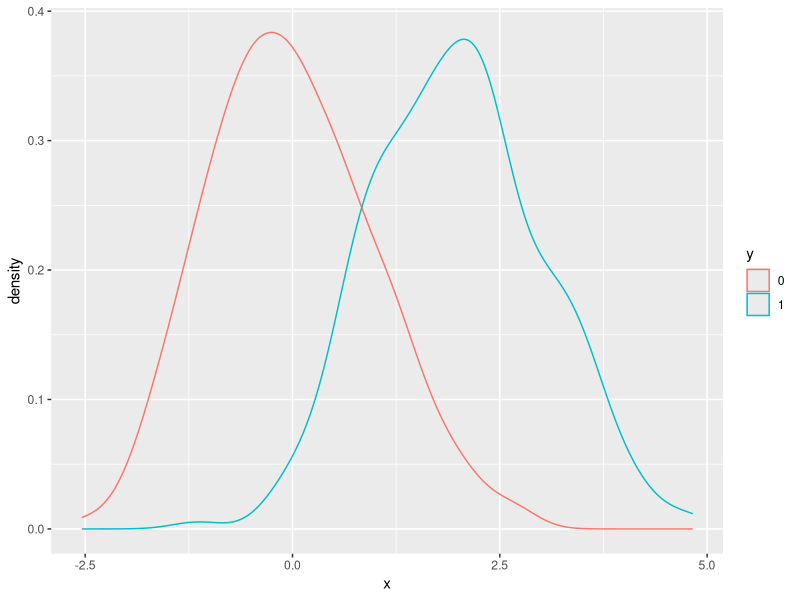
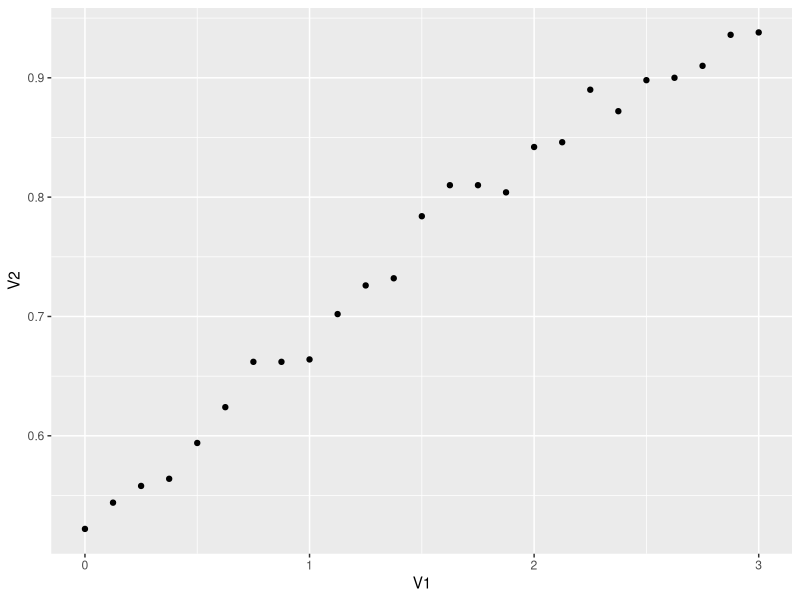
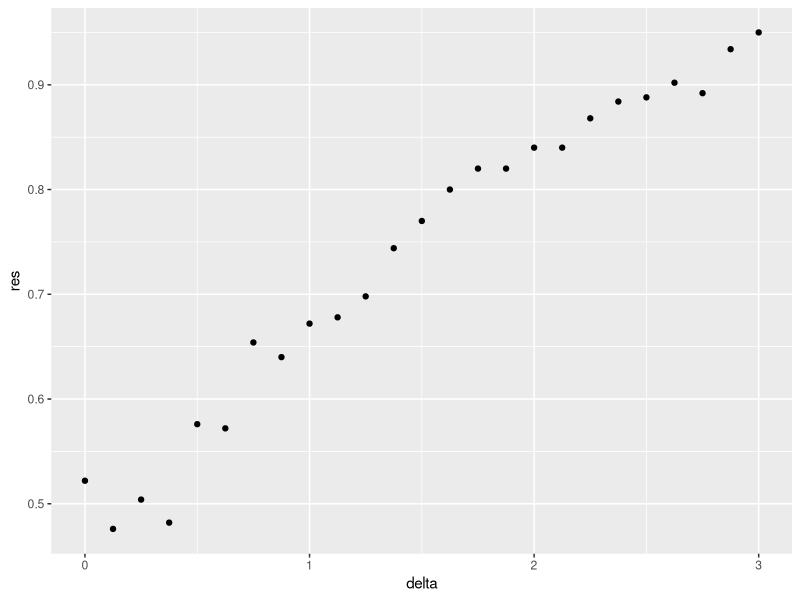

The R script that drew these images, in order:
######################################
# Machine Learning Section 3.1: Linear Regression
# Rachel Weber
# Created: 2 16 2021
# HarvardX PH125.8x
######################################

library(tidyverse)
library(caret)
library(e1071)


set.seed(1)

# building 100 models
n <- 100

# create relational matrix
Sigma <- 9*matrix(c(1.0, 0.5, 0.5, 1.0), 2, 2)

# generate the data
dat <- MASS::mvrnorm(n = 100, c(69, 69), Sigma) %>%
  data.frame() %>% setNames(c("x", "y"))

# create partition
y <- dat$y
test_index <- createDataPartition(y, times = 1, p = 0.5, list = FALSE)

# split the data
train_set <- dat %>% slice(-test_index)
test_set <- dat %>% slice(test_index)

# what's the average y value?
avg <- mean(train_set$y)

# what's MSE?
mean((avg - test_set$y)^2)

# create linear regression
fit <- lm(y ~ x, data = train_set)

# print coefficients
fit$coef

################ Now do that with 100 different partitions #########################

f <- function () {
  test_index <- createDataPartition(dat$y, times = 1, p = 0.5, list = FALSE)
  
  # split the data
  train_set <- dat %>% slice(-test_index)
  test_set <- dat %>% slice(test_index)
  
  fit <- lm(y ~ x, data = train_set)
  pred <- predict(fit, test_set)
  sqrt(mean((pred - test_set$y)^2))
}

set.seed(1)
rep_n <- replicate(100, {
  test_index <- createDataPartition(dat$y, times = 1, p = 0.5, list = FALSE)
  
  # split the data
  train_set <- dat %>% slice(-test_index)
  test_set <- dat %>% slice(test_index)
  
  fit <- lm(y ~ x, data = train_set)
  pred <- predict(fit, test_set)
  sqrt(mean((pred - test_set$y)^2))
})

mean(rep_n)
sd(rep_n)

################ Now do that with larger datasets #########################

set.seed(1)

n <- c(100, 500, 1000, 5000, 10000)

res <- sapply(n, function(n){
  Sigma <- 9*matrix(c(1.0, 0.5, 0.5, 1.0), 2, 2)
  dat <- MASS::mvrnorm(n, c(69, 69), Sigma) %>%
    data.frame() %>% setNames(c("x", "y"))
  
  rmse <- replicate(100, {
    test_index <- createDataPartition(dat$y, times = 1, p = 0.5, list = FALSE)
    train_set <- dat %>% slice(-test_index)
    test_set <- dat %>% slice(test_index)
    fit <- lm(y ~ x, data = train_set)
    y_hat <- predict(fit, newdata = test_set)
    sqrt(mean((y_hat-test_set$y)^2))
  })
  
  c(avg <- mean(rmse), sd <- sd(rmse))
  
})

res

############# repeat with higher correlation #################

set.seed(1)
n <- 100
Sigma <- 9*matrix(c(1.0, 0.95, 0.95, 1.0), 2, 2)
dat <- MASS::mvrnorm(n = 100, c(69, 69), Sigma) %>%
  data.frame() %>% setNames(c("x", "y"))

set.seed(1) 
rmse <- replicate(100, {
  
  test_index <- createDataPartition(dat$y, times = 1, p = 0.5, list = FALSE)
  
  train_set <- dat %>% slice(-test_index)
  test_set <- dat %>% slice(test_index)
  
  fit <- lm(y ~ x, data = train_set)
  y_hat <- predict(fit, newdata = test_set)
  sqrt(mean((y_hat-test_set$y)^2))
})

mean(rmse)
sd(rmse)

################## Using 2 indep. predictors ###########################

set.seed(1)
Sigma <- matrix(c(1.0, 0.75, 0.75, 0.75, 1.0, 0.25, 0.75, 0.25, 1.0), 3, 3)
dat <- MASS::mvrnorm(n = 100, c(0, 0, 0), Sigma) %>%
  data.frame() %>% setNames(c("y", "x_1", "x_2"))

set.seed(1) 
rmse <- replicate(100, {
  
  test_index <- createDataPartition(dat$y, times = 1, p = 0.5, list = FALSE)
  
  train_set <- dat %>% slice(-test_index)
  test_set <- dat %>% slice(test_index)
  
  fit <- lm(y ~ x_1 + x_2, data = train_set)
  y_hat <- predict(fit, newdata = test_set)
  sqrt(mean((y_hat-test_set$y)^2))
})

mean(rmse)
sd(rmse)


########################################################################################################
########################################################################################################

# make myself a data set
# is is predictive outcome of binary var y
set.seed(2, sample.kind = "Rounding")
make_data <- function(n = 1000, p = 0.5, 
                      mu_0 = 0, mu_1 = 2, 
                      sigma_0 = 1,  sigma_1 = 1){
  
  y <- rbinom(n, 1, p)
  f_0 <- rnorm(n, mu_0, sigma_0)
  f_1 <- rnorm(n, mu_1, sigma_1)
  x <- ifelse(y == 1, f_1, f_0)
  
  test_index <- createDataPartition(y, times = 1, p = 0.5, list = FALSE)
  
  list(train = data.frame(x = x, y = as.factor(y)) %>% slice(-test_index),
       test = data.frame(x = x, y = as.factor(y)) %>% slice(test_index))
}

dat <- make_data()

dat$train %>% ggplot(aes(x, color = y)) + 
              geom_density()

# repeat this but make 25 data sets using mu_1 = seq(0, 3, len=25)
# Perform logistic regression on each of the 25 different datasets (predict 1 if p>0.5) and 
# plot accuracy (res in the figures) vs mu_1 (delta in the figures)

# I did it with a for loop
mu1 = seq(0, 3, len = 25)
mat1 <- matrix(nrow = 25, ncol = 2)

for(i in 1:length(mu1)) {
  
  dat <- make_data(mu_1 = mu1[i])
  mat1[i,1] <- mu1[i]
  
  m <- glm(y ~ x, data = dat$train, family = "binomial")
  p_hat_logit <- predict(m, newdata = dat$test, type = "response")
  y_hat_logit <- ifelse(p_hat_logit > 0.5, 1, 0) %>% factor
  mat1[i,2] <- confusionMatrix(y_hat_logit, dat$test$y)$overall[1]
}

mat1 <- as.data.frame(mat1)

ggplot(mat1, aes(V1, y = V2)) + 
  geom_point()


# professor's code
set.seed(1, sample.kind="Rounding")

delta <- seq(0, 3, len = 25)

res <- sapply(delta, function(d){
  
  dat <- make_data(mu_1 = d)
  fit_glm <- glm(y ~ x, family = "binomial", data = dat$train)
  y_hat_glm <- ifelse(predict(fit_glm, dat$test) > 0.5, 1, 0) %>% factor(levels = c(0, 1))
  mean(y_hat_glm == dat$test$y)
  
})

qplot(delta, res)



